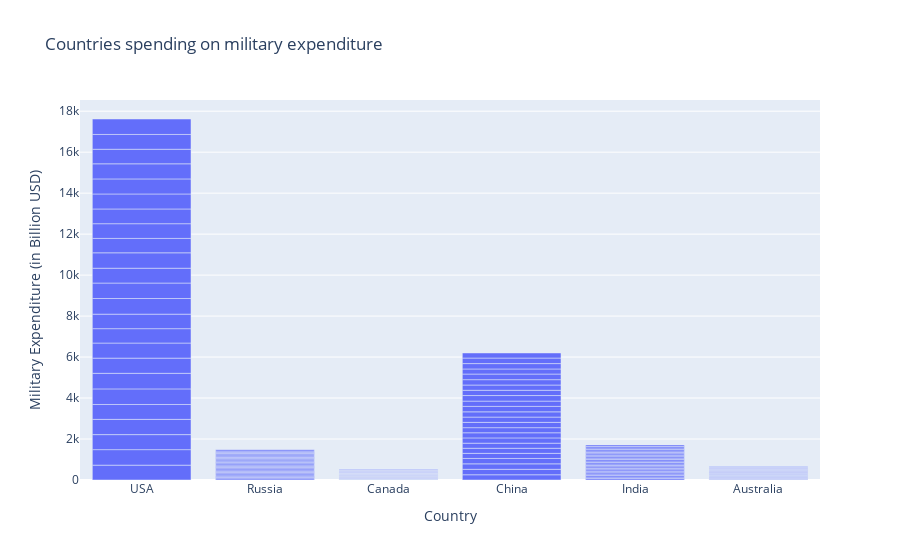

Notebook source saved alongside this figure:
### Code cell
fig = px.bar(countries, x='Country', y='Military Expenditure (in Billion USD)', title='Countries spending on military expenditure')
fig.show()

### Figure 1 — Plotly figure (JSON) as saved in the notebook; plotly's stock layout.template omitted (floating-point values rounded to 4 significant figures; data arrays with more than 128 entries replaced by an {"elided": "..."} marker saying what was removed)
{"data": [{"alignmentgroup": "True", "hovertemplate": "Country=%{x}<br>Military Expenditure (in Billion USD)=%{y}<extra></extra>", "legendgroup": "", "marker": {"color": "#636efa", "pattern": {"shape": ""}}, "name": "", "offsetgroup": "", "orientation": "v", "showlegend": false, "textposition": "auto", "type": "bar", "x": {"elided": "144 str values"}, "xaxis": "x", "y": {"elided": "144 float values"}, "yaxis": "y"}], "layout": {"barmode": "relative", "legend": {"tracegroupgap": 0}, "title": {"text": "Countries spending on military expenditure"}, "xaxis": {"anchor": "y", "domain": [0, 1], "title": {"text": "Country"}}, "yaxis": {"anchor": "x", "domain": [0, 1], "title": {"text": "Military Expenditure (in Billion USD)"}}}}
